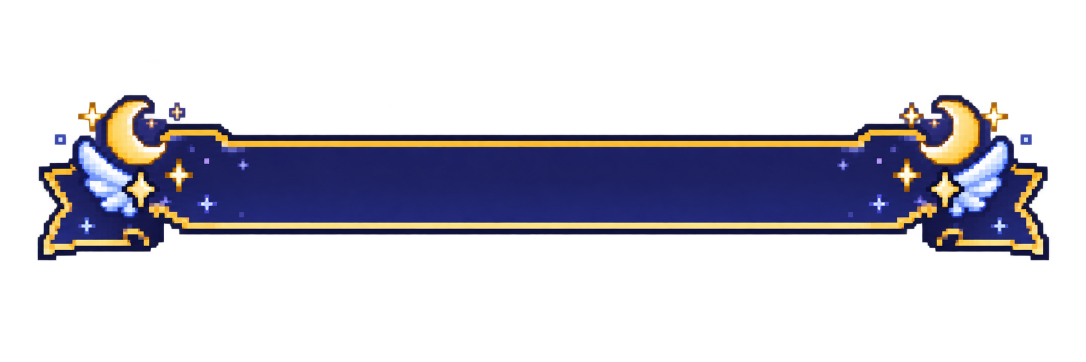
#> input picture 素材/拆分/sheets/exec-c1c5aaf2-7d54-4ddd-81be-63696975ae07.png, 2172 x 724 px, found by its file name (shown at 1/2 size)
$ python repair_review.py
#> lines starting #> are read from the running program, lines starting #| are printed output that depends on the picture
### 素材/拆分/tools/catalog.py
"""T3 shared paths and specification. Reads the acceptance list without modifying it."""
from pathlib import Path
import re, json
ROOT = Path(__file__).resolve().parents[3]
WORK = ROOT / '素材/拆分'
OUT = ROOT / '素材/UI拆分资产'
MASTER = OUT / '00-共享资产'
DOC = ROOT / '文档/01-策划分析与素材需求.md'

def requirements():
    section = DOC.read_text(encoding='utf-8').split('## 6.')[1].split('## 7.')[0]
    result = {}
    for line in section.splitlines():
        m = re.match(r'\*\*(\d\d-[^（*]+)', line)
        if not m: continue
        category = m.group(1)
        for group in re.findall(r'`([^`]+)`', line):
            parts = group.split('|')
            result[parts[0]] = category
            if len(parts) > 1:
                # The document abbreviates the common prefix after the first pipe.
                prefix = {'06-头像':'avatar-hider-', '09-道具图标': 'item-hunter-' if group.startswith('item-hunter-') else 'item-hider-' if group.startswith('item-hider-') else 'item-frame-'}[category]
                for p in parts[1:]: result[prefix+p] = category
    return result

EXTRA = ['button_primary_yellow_pressed','button_secondary_dark_pressed','button_wechat_green_pressed']
def categories():
    result = requirements()
    result.update({n:'04-按钮' for n in EXTRA})
    result.update({n:'12-局内精灵' for n in ('tile-furniture','tile-shelf')})
    result.update({n+'_preview':'12-局内精灵' for n in list(result) if n.startswith('tile-')})
    return result

# [33 lines left out: function target_size, not called in this run]

def pages():
    section=DOC.read_text(encoding='utf-8').split('## 3.')[1].split('## 4.')[0]
    return [f'{m[0]}-{m[1]}' for m in re.findall(r'\| (\d\d) \| ([^|]+?) \|',section)]

# [6 lines that do not run on import are left out]

### 素材/拆分/tools/repair_review.py
"""Re-cut image_gen originals and apply only crop/scale/alpha image operations.

No graphics are drawn. Run after source atlases and the two individual image_gen
outputs have been saved. Originals are retained in sheets/ and cleanup_backup/.
"""
from pathlib import Path
import shutil
import numpy as np
from PIL import Image
from scipy import ndimage
from catalog import MASTER, WORK, categories, target_size

SHEETS = WORK / 'sheets'
EVENT_SOURCE=Path(r'C:\Users\Administrator\.codex\generated_images\01a0eaf4-cdc1-74c2-83a9-878af82a376e\exec-733a6861-681d-47ad-a44e-925eea169c82.png')
BANNER_SOURCES={
 'banner_victory_hider':Path(r'C:\Users\Administrator\.codex\generated_images\01a0eaf4-cdc1-74c2-83a9-878af82a376e\exec-c1c5aaf2-7d54-4ddd-81be-63696975ae07.png'),
 'banner_victory_hunter':Path(r'C:\Users\Administrator\.codex\generated_images\01a0eaf4-cdc1-74c2-83a9-878af82a376e\exec-efb5d0f5-57d2-4bec-b3a9-1472b538118e.png'),
}
# T3d now owns its narrowed replacement list. This script must not overwrite
# those newer image_gen exports if re-run.

def bbox_crop(im, margin=0):
#> called with margin = 0
    a=np.asarray(im.convert('RGBA'))[:,:,3]
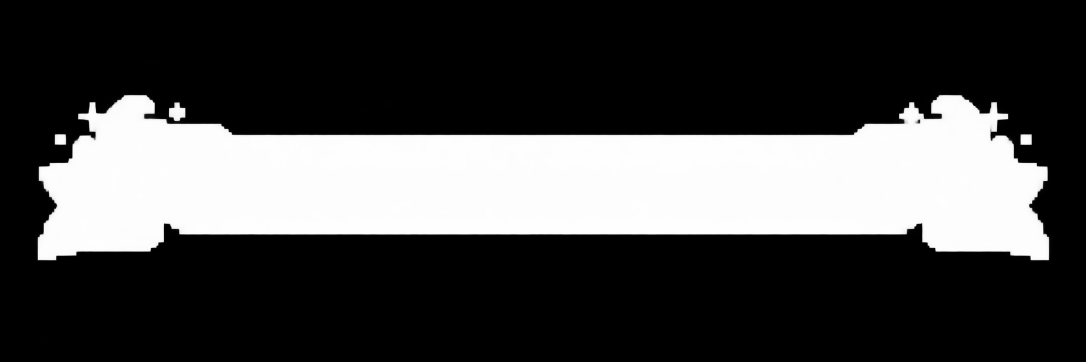
#> a: shape (724, 2172) (shown at 1/2 size); min 0, max 255, mean 69.9
    yy,xx=np.where(a>8)
    if not len(xx): raise ValueError('No source pixels')
    return im.crop((max(0,int(xx.min())-margin),max(0,int(yy.min())-margin),
                    min(im.width,int(xx.max())+1+margin),min(im.height,int(yy.max())+1+margin)))
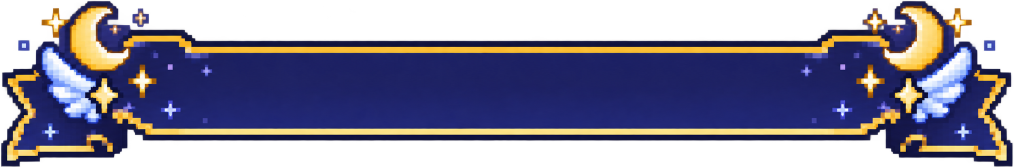
#> returned value: PIL image 2028x333 RGBA (shown at 1/2 size); mean R, G, B, A 49.1, 46.1, 67.8, 162.7; transparent parts drawn white

def fit(im, size, stretch=False, nearest=False):
    im=bbox_crop(im)
    res=Image.Resampling.NEAREST if nearest else Image.Resampling.LANCZOS
    if stretch: im=im.resize((size[0]-8,size[1]-8),res)
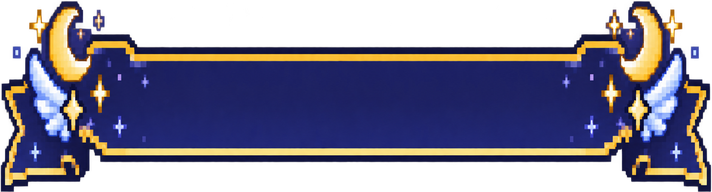
#> im: PIL image 712x192 RGBA; mean R, G, B, A 49, 46.1, 67.4, 162.7; transparent parts drawn white
    else: im.thumbnail((size[0]-8,size[1]-8),res)
    canvas=Image.new('RGBA',size)
#> canvas: PIL image 720x200 RGBA; every value is 0
    canvas.alpha_composite(im,((size[0]-im.width)//2,(size[1]-im.height)//2))
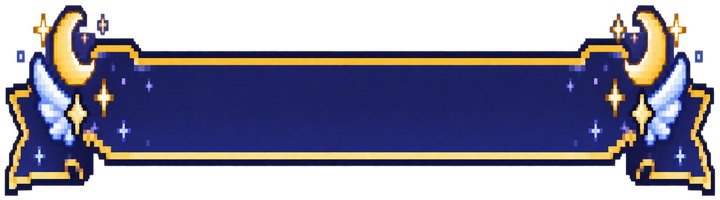
#> canvas: PIL image 720x200 RGBA; mean R, G, B, A 46.5, 43.7, 64, 154.4; transparent parts drawn white
    return canvas

def save(name, im):
    p=MASTER/categories()[name]/(name+'.png')
    im.save(p)
    print(name, im.size)

def source_cell(filename, idx, cols, rows):
    im=Image.open(SHEETS/filename).convert('RGBA'); w,h=im.size
    x,y=idx%cols,idx//cols
    return im.crop((round(x*w/cols),round(y*h/rows),round((x+1)*w/cols),round((y+1)*h/rows)))

def isolated(im, min_fraction=.02):
    """Retain substantial generated shapes in a cell; remove edge debris.

    Multiple separated intentional shapes (eyes, footprints, stars) are kept if
    they are substantial and centered, unlike small clipped neighbor fragments.
    """
    a=np.asarray(im.convert('RGBA')).copy(); mask=a[:,:,3]>24
    labs,n=ndimage.label(mask,np.ones((3,3)))
    if not n:return im
    counts=np.bincount(labs.ravel()); counts[0]=0; main=int(counts.argmax())
    dist=ndimage.distance_transform_edt(labs!=main)
    keep=np.zeros_like(mask)
    h,w=mask.shape
    for lab in range(1,n+1):
        yy,xx=np.where(labs==lab)
        if not len(xx):continue
        near=dist[yy,xx].min()<6
        centered=(xx.min()>w*.06 and xx.max()<w*.94 and yy.min()>h*.06 and yy.max()<h*.94)
        substantial=len(xx)>counts[main]*min_fraction
        if lab==main or near or (centered and substantial):keep|=(labs==lab)
    a[~keep]=0
    return Image.fromarray(a,'RGBA')

def run():
    for name,src in BANNER_SOURCES.items():
        if not src.exists():continue
        old=MASTER/'08-装饰'/(name+'.png')
        backup=WORK/'cleanup_backup/T3c-semantic'/(name+'.png')
        backup.parent.mkdir(parents=True,exist_ok=True)
        if old.exists() and not backup.exists():shutil.copy2(old,backup)
        shutil.copy2(src,SHEETS/src.name)
        save(name,fit(Image.open(src).convert('RGBA'),(720,200),stretch=True))
    if EVENT_SOURCE.exists():
        old=MASTER/'10-事件图标/event-emergency-light.png'
        backup=WORK/'cleanup_backup/T3c-semantic/event-emergency-light.png'
        backup.parent.mkdir(parents=True,exist_ok=True)
        if old.exists() and not backup.exists():shutil.copy2(old,backup)
        shutil.copy2(EVENT_SOURCE,SHEETS/EVENT_SOURCE.name)
        save('event-emergency-light',fit(Image.open(EVENT_SOURCE).convert('RGBA'),(128,128)))
    icons_b='exec-5fcd21ee-9f82-46bf-a2b2-89baf4964ebc.png'
    for i,n in ((2,'gem-icon'),(4,'invite-icon'),(5,'mail-icon')):
        save(n,fit(isolated(source_cell(icons_b,i,3,3),.025),(128,128)))

    # Re-cut named review failures from their original generated atlas cells.
    decor='exec-7138acdc-6b15-4e02-a341-eb408a6f8eb6.png'
    decnames=['divider_pixel','decor-moon','decor-red-eyes','decor-lightbulb-off',
              'decor-zzz','decor-footprints','decor-ripple-ring','decor-mvp-ribbon',
              'banner_victory_hider','banner_victory_hunter','decor-caught-burst','decor-sparkle']
    for n in ('decor-caught-burst','decor-lightbulb-off','decor-moon','decor-red-eyes',
              'decor-sparkle','decor-footprints'):
        c=isolated(source_cell(decor,decnames.index(n),4,3),.025)
        save(n,fit(c,target_size(n)))

    # A larger cell crop plus component isolation avoids colored arcs from
    # neighboring HUD glyphs, without drawing or replacing any HUD artwork.
    hud='exec-d22dd8d7-e0f8-43da-a65b-5fe3b0b63d02.png'
    hudnames=['hud-joystick-base','hud-joystick-knob','hud-btn-main-interact','hud-btn-main-slap',
       'hud-btn-skill-disguise','hud-btn-skill-flashlight','hud-btn-skill-report','hud-btn-ghost-skill',
       'hud-btn-item-slot','hud-btn-accuse','hud-stamina-frame','hud-stamina-fill',
       'hud-timer-frame','hud-survivor-counter','hud-minimap-frame','hud-disguise-wheel']
    for n in hudnames:
        if n not in ('hud-stamina-frame','hud-stamina-fill','hud-timer-frame','hud-survivor-counter',
                     'hud-btn-skill-report','hud-btn-ghost-skill','hud-btn-item-slot','hud-btn-accuse'):continue
        c=isolated(source_cell(hud,hudnames.index(n),4,4),.03)
        size=target_size(n)
        # Stamina/timer art is narrow; use proportional fit rather than a tiny
        # icon on a huge transparent bar canvas.
        save(n,fit(c,size,stretch=n in ('hud-stamina-frame','hud-stamina-fill',
                                       'hud-timer-frame','hud-survivor-counter')))
    hud2='exec-e512515a-618d-4b2c-81a2-e784c543e917.png'
    for i,n in ((1,'hud-progress-ring'),(2,'hud-edge-arrow')):
        save(n,fit(isolated(source_cell(hud2,i,5,1),.03),target_size(n)))
    sprite='exec-ff9095d5-2b07-4c34-a6cb-db5688db0992.png'
    save('sprite-hider',fit(isolated(source_cell(sprite,0,4,4),.03),(128,192),nearest=True))

    # Opaque floor/wall tiles: use only actual generated texture pixels, not a
    # synthetic mean-color fill at their former transparent key edges.
    tile='exec-d8453725-8c0f-489b-9394-a87bb54ff72b.png'
    for i,n in enumerate(('tile-floor-wood','tile-floor-tile','tile-floor-concrete',
                          'tile-wall-solid','tile-wall-cracked')):
        c=bbox_crop(source_cell(tile,i,3,3))
        # Crop through the transparent border and edge glow into opaque texture.
        a=np.asarray(c)[:,:,3]
        ys,xs=np.where(a>250)
        if len(xs):
            l,t,r,b=int(xs.min()),int(ys.min()),int(xs.max())+1,int(ys.max())+1
            inset=max(3,round(min(r-l,b-t)*.045))
            c=c.crop((l+inset,t+inset,r-inset,b-inset))
        c=c.convert('RGB').resize((32,32),Image.Resampling.NEAREST)
        save(n,c)
        save(n+'_preview',c.resize((128,128),Image.Resampling.NEAREST))

#> (the run stopped early here; a loop or call above may not have finished)

$ run again, with 素材/拆分/sheets/exec-3e5fe3e7-b99d-455c-8027-fcd074e3f8e7.png copied over 素材/拆分/sheets/exec-c1c5aaf2-7d54-4ddd-81be-63696975ae07.png
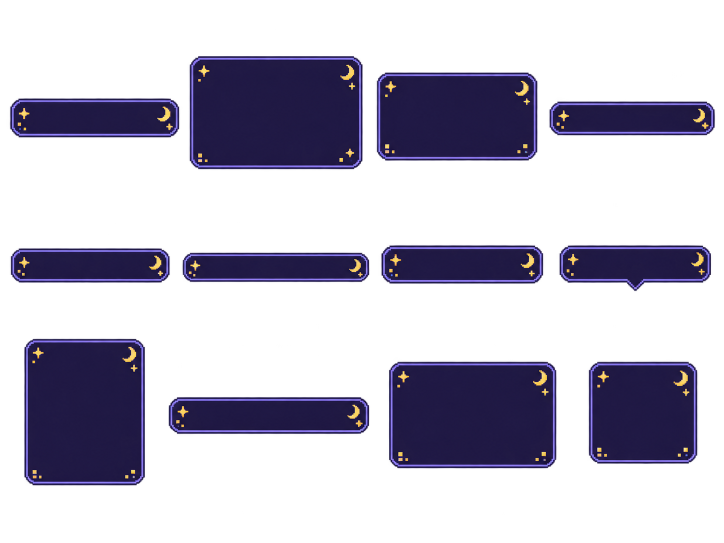
#> input picture 素材/拆分/sheets/exec-3e5fe3e7-b99d-455c-8027-fcd074e3f8e7.png, 1448 x 1086 px, found by its file name (shown at 1/2 size)
#> in bbox_crop, `return im.crop((max(0,int(xx.min())-margin),max(0,int(yy.min())-margin..`:
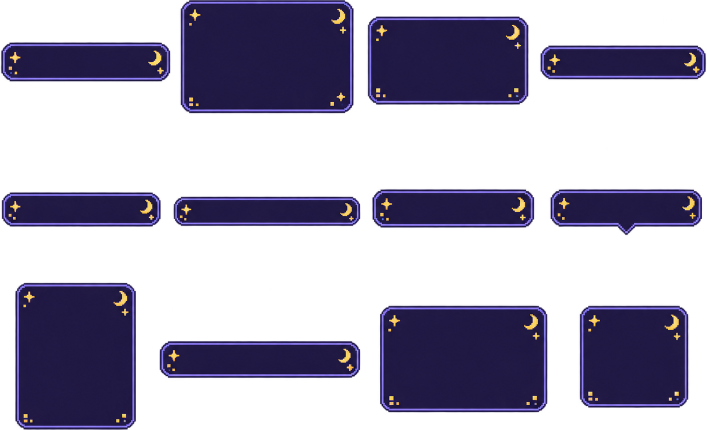
#> returned value: PIL image 1413x859 RGBA (shown at 1/2 size); mean R, G, B, A 17.8, 14.3, 33.9, 100.7; transparent parts drawn white
#> in fit, `canvas.alpha_composite(im,((size[0]-im.width)//2,(size[1]-im.height)//..`:
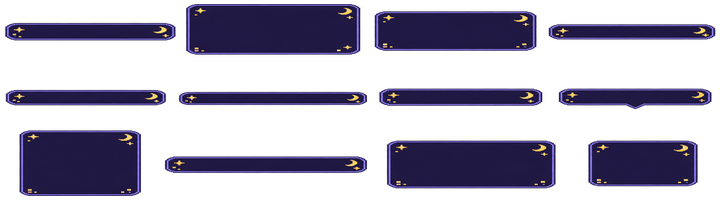
#> canvas: PIL image 720x200 RGBA; mean R, G, B, A 17.3, 13.6, 33.5, 95.7; transparent parts drawn white

$ run again, with 素材/拆分/sheets/exec-4546c7df-4db2-4c2f-99fb-6aeea5b392bb.png copied over 素材/拆分/sheets/exec-c1c5aaf2-7d54-4ddd-81be-63696975ae07.png
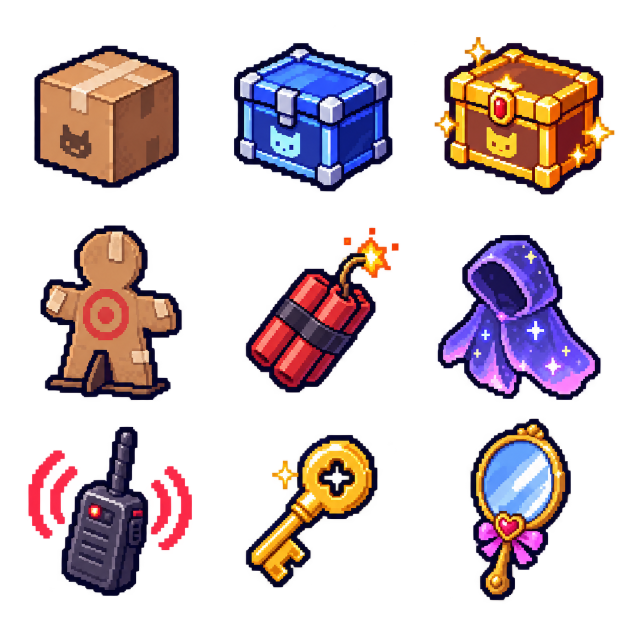
#> input picture 素材/拆分/sheets/exec-4546c7df-4db2-4c2f-99fb-6aeea5b392bb.png, 1254 x 1254 px, found by its file name (shown at 1/2 size)
#> in bbox_crop, `return im.crop((max(0,int(xx.min())-margin),max(0,int(yy.min())-margin..`:
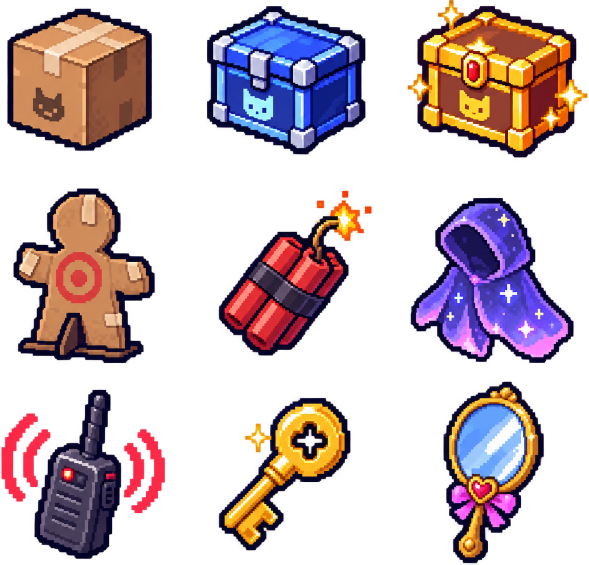
#> returned value: PIL image 1177x1129 RGBA (shown at 1/2 size); mean R, G, B, A 54.7, 35.5, 40.3, 100.2; transparent parts drawn white
#> in fit, `canvas.alpha_composite(im,((size[0]-im.width)//2,(size[1]-im.height)//..`:
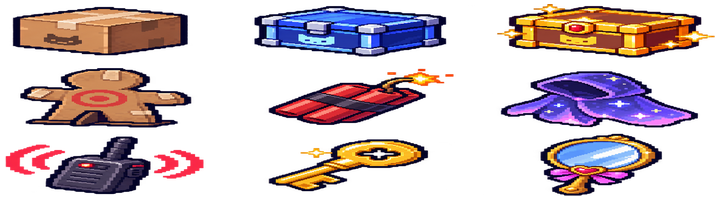
#> canvas: PIL image 720x200 RGBA; mean R, G, B, A 51.5, 33.6, 38.2, 95.2; transparent parts drawn white
